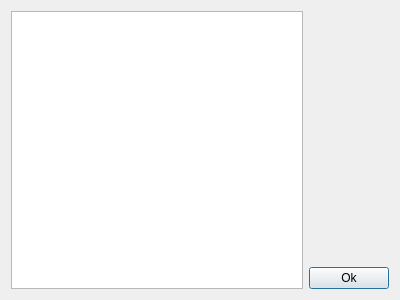
<?xml version="1.0" encoding="UTF-8"?>
<ui version="4.0">
 <class>Author</class>
 <widget class="QDialog" name="Author">
  <property name="geometry">
   <rect>
    <x>0</x>
    <y>0</y>
    <width>400</width>
    <height>300</height>
   </rect>
  </property>
  <property name="windowTitle">
   <string>Dialog</string>
  </property>
  <layout class="QHBoxLayout" name="horizontalLayout">
   <item>
    <widget class="QTextBrowser" name="textBrowser"/>
   </item>
   <item>
    <layout class="QVBoxLayout" name="verticalLayout">
     <item>
      <widget class="QLabel" name="labelAuthor">
       <property name="text">
        <string/>
       </property>
      </widget>
     </item>
     <item>
      <spacer name="verticalSpacer_2">
       <property name="orientation">
        <enum>Qt::Vertical</enum>
       </property>
       <property name="sizeHint" stdset="0">
        <size>
         <width>20</width>
         <height>500</height>
        </size>
       </property>
      </spacer>
     </item>
     <item>
      <widget class="QPushButton" name="pushButton">
       <property name="text">
        <string>Ok</string>
       </property>
      </widget>
     </item>
    </layout>
   </item>
  </layout>
 </widget>
 <resources/>
 <connections/>
</ui>
